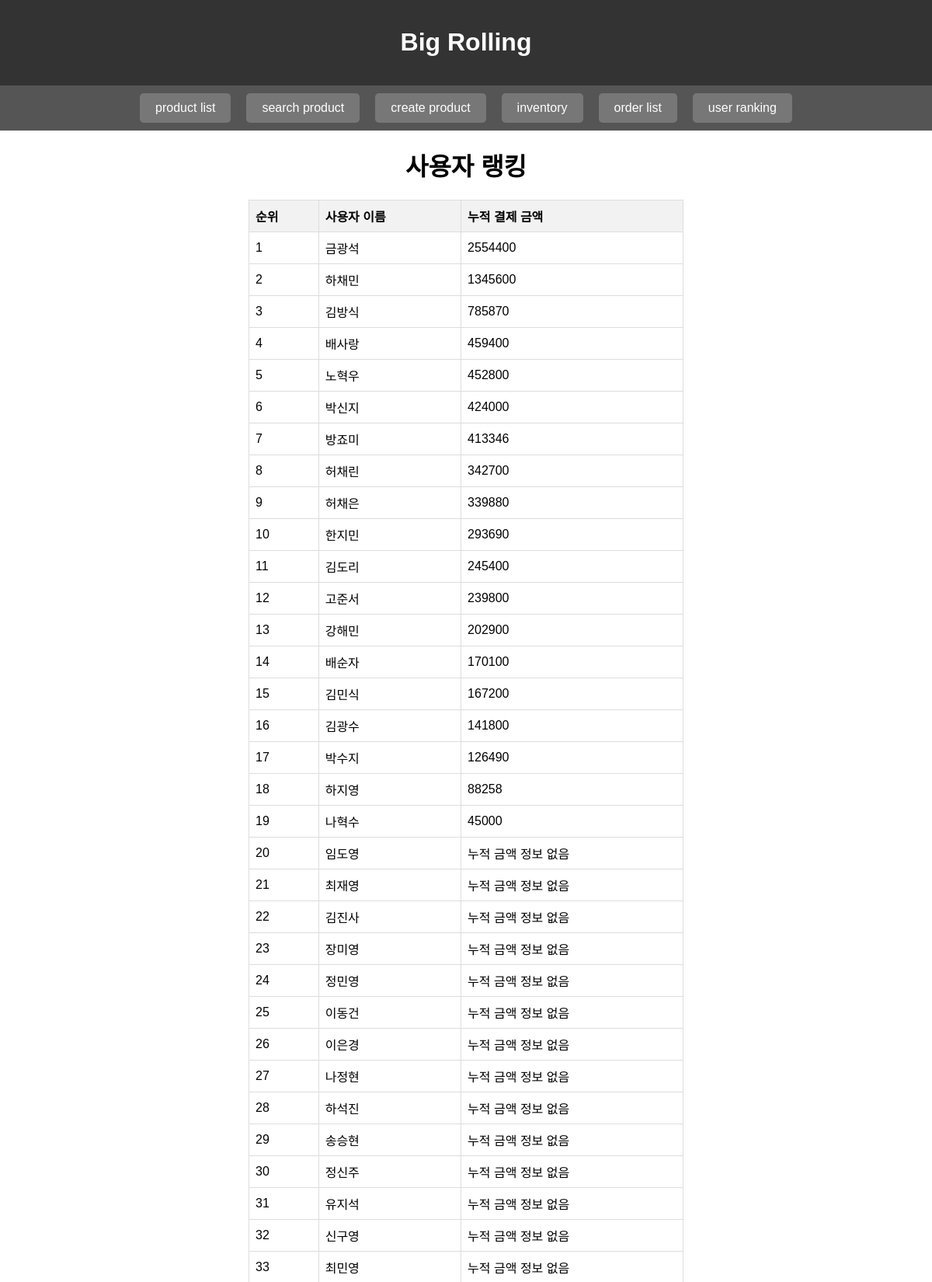
Screenshot of /php/user_ranking.php (upper part) with the database file from the repository.
### tables this page shows
create table USER(
	  user_id INT NOT NULL AUTO_INCREMENT,
		username VARCHAR(255) NOT NULL,
    email VARCHAR(255) NOT NULL,
    gender VARCHAR(5) NOT NULL,
    phonenumber VARCHAR(50),
    PRIMARY KEY(user_id));

### php/db_connection.php (called while the page is built, shortened)
<?php
$servername = "localhost";
$username = "root";
$password = "";
$dbname = "bigrolling";
function connectToDatabase() {
    global $servername, $username, $password, $dbname;
    $conn = mysqli_connect($servername, $username, $password, $dbname);
    return $conn;
}
?>

### php/user_ranking.php (the view, shortened to what this page needs)
<?php
include(__DIR__ . '/db_connection.php');
$query = "SELECT
            USER.user_id,
            USER.username,
            SUM(PAYMENT.payment_amount) AS total_amount
          FROM
            USER
          LEFT JOIN ORDERS ON USER.user_id = ORDERS.user_id
          LEFT JOIN PAYMENT ON ORDERS.order_id = PAYMENT.order_id
          GROUP BY
            USER.user_id
          ORDER BY
            total_amount DESC;";
$result = mysqli_query(connectToDatabase(), $query);
?>
<!DOCTYPE html>
<html lang="ko">
<head>
</head>
<body>
<?php
include('index.php');
?>
    <div class="main">
	<div style="width: 700px;">
    <h1>사용자 랭킹</h1>
    <?php if ($result) :  ?>
        <table>
            <tr>
                <th>순위</th>
                <th>사용자 이름</th>
                <th>누적 결제 금액</th>
            </tr>
            <?php
            $rank = 1;
            while ($row = mysqli_fetch_assoc($result)) :
            ?>
                <tr>
                    <td><?php echo $rank++; ?></td>
                    <td><?php echo isset($row['username']) ? $row['username'] : '사용자 정보 없음'; ?></td>
                    <td><?php echo isset($row['total_amount']) ? $row['total_amount'] : '누적 금액 정보 없음'; ?></td>
                </tr>
            <?php endwhile; ?>
        </table>
    <?php endif; ?>
    </div>
	</div>
</body>
</html>

### php/index.php (shortened to what this page needs)
<!DOCTYPE html>
<html lang="en">
<head>
</head>
<body>
    <header>
        <a href="product_list.php"><h1>Big Rolling</h1></a>
    </header>
    <nav>
        <a href="product_list.php">product list</a>
        <a href="search_product.php">search product</a>
        <a href="create_product.php">create product</a>
        <a href="inventory_management.php">inventory</a>
        <a href="order_list.php">order list</a>
        <a href="user_ranking.php">user ranking</a>
    </nav>
</body>
</html>

### php/user_ranking.php (style rules this page uses)
table { border-collapse: collapse; width: 80%; margin: 20px auto; }
th, td { border: 1px solid #dddddd; text-align: left; padding: 8px; }
h1 { text-align: center; }
th { background-color: #f2f2f2; }
.main { font-family: Arial, sans-serif; margin: 0; padding: 0; display: flex; justify-content: center; height: 100vh; }

### php/index.php (style rules this page uses)
body { font-family: Arial, sans-serif; margin: 0; padding: 0; }
header { background-color: #333; padding: 15px; text-align: center; color: #fff; }
nav { display: flex; justify-content: center; background-color: #555; padding: 10px; }
nav a { color: white; text-decoration: none; padding: 10px 20px; margin: 0 10px; border-radius: 5px; background-color: #777; transition: background-color 0.3s; }
header a { color: white; text-decoration: none; }

### rows the page displays
user: username "금광석", total_amount "2554400"
user: username "하채민", total_amount "1345600"
user: username "김방식", total_amount "785870"
user: username "배사랑", total_amount "459400"
user: username "노혁우", total_amount "452800"
user: username "박신지", total_amount "424000"
user: username "방죠미", total_amount "413346"
user: username "허채린", total_amount "342700"
user: username "허채은", total_amount "339880"
user: username "한지민", total_amount "293690"
user: username "김도리", total_amount "245400"
user: username "고준서", total_amount "239800"
user: username "강해민", total_amount "202900"
user: username "배순자", total_amount "170100"
user: username "김민식", total_amount "167200"
user: username "김광수", total_amount "141800"
user: username "박수지", total_amount "126490"
user: username "하지영", total_amount "88258"
user: username "나혁수", total_amount "45000"
user: username "임도영", shows "누적 금액 정보 없음"
user: username "최재영", shows "누적 금액 정보 없음"
user: username "김진사", shows "누적 금액 정보 없음"
user: username "장미영", shows "누적 금액 정보 없음"
user: username "정민영", shows "누적 금액 정보 없음"
user: username "이동건", shows "누적 금액 정보 없음"
user: username "이은경", shows "누적 금액 정보 없음"
user: username "나정현", shows "누적 금액 정보 없음"
user: username "하석진", shows "누적 금액 정보 없음"
user: username "송승현", shows "누적 금액 정보 없음"
user: username "정신주", shows "누적 금액 정보 없음"
user: username "유지석", shows "누적 금액 정보 없음"
user: username "신구영", shows "누적 금액 정보 없음"
user: username "최민영", shows "누적 금액 정보 없음"
